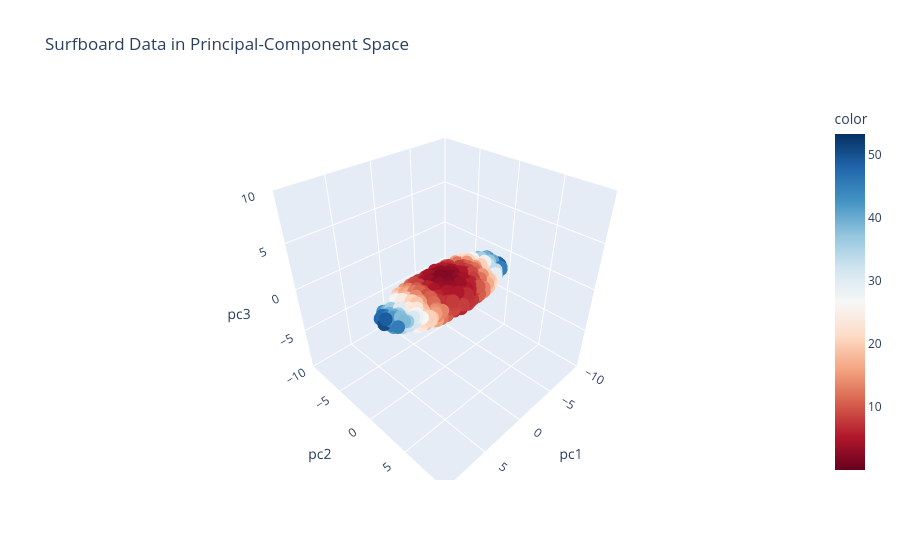

Notebook code cell kept with this figure:
### Markdown cell above
---

## Visualizing Principal-Component Space

PCA creates a new coordinate system.

The observations themselves have not changed. Instead, the coordinate axes have been rotated so that:

- **PC1** points in the direction of greatest variation;
- **PC2** captures the largest remaining variation while remaining perpendicular to PC1; and
- **PC3** captures the remaining variation while remaining perpendicular to both PC1 and PC2.

For this dataset, we should therefore expect the transformed "surfboard" to appear aligned with the new axes.

### Code cell
fig = px.scatter_3d(
    colorize_surfboard_data(
        surfboard_pcs
    ),
    x="pc1",
    y="pc2",
    z="pc3",
    color="color",
    color_continuous_scale="RdBu",
    range_x=[-10, 10],
    range_y=[-10, 10],
    range_z=[-10, 10],
    title="Surfboard Data in Principal-Component Space"
)

fig.show()

### Figure 1 — Plotly figure (JSON) as saved in the notebook; plotly's stock layout.template omitted (floating-point values rounded to 4 significant figures; data arrays with more than 128 entries replaced by an {"elided": "..."} marker saying what was removed)
{"data": [{"hovertemplate": "pc1=%{x}<br>pc2=%{y}<br>pc3=%{z}<br>color=%{marker.color}<extra></extra>", "legendgroup": "", "marker": {"color": {"elided": "1000 float values"}, "coloraxis": "coloraxis", "symbol": "circle"}, "mode": "markers", "name": "", "scene": "scene", "showlegend": false, "type": "scatter3d", "x": {"elided": "1000 float values"}, "y": {"elided": "1000 float values"}, "z": {"elided": "1000 float values"}}], "layout": {"coloraxis": {"autocolorscale": false, "colorbar": {"title": {"text": "color"}}, "colorscale": [[0, "rgb(103,0,31)"], [0.1, "rgb(178,24,43)"], [0.2, "rgb(214,96,77)"], [0.3, "rgb(244,165,130)"], [0.4, "rgb(253,219,199)"], [0.5, "rgb(247,247,247)"], [0.6, "rgb(209,229,240)"], [0.7, "rgb(146,197,222)"], [0.8, "rgb(67,147,195)"], [0.9, "rgb(33,102,172)"], [1, "rgb(5,48,97)"]]}, "legend": {"tracegroupgap": 0}, "scene": {"domain": {"x": [0, 1], "y": [0, 1]}, "xaxis": {"range": [-10, 10], "title": {"text": "pc1"}}, "yaxis": {"range": [-10, 10], "title": {"text": "pc2"}}, "zaxis": {"range": [-10, 10], "title": {"text": "pc3"}}}, "title": {"text": "Surfboard Data in Principal-Component Space"}}}
